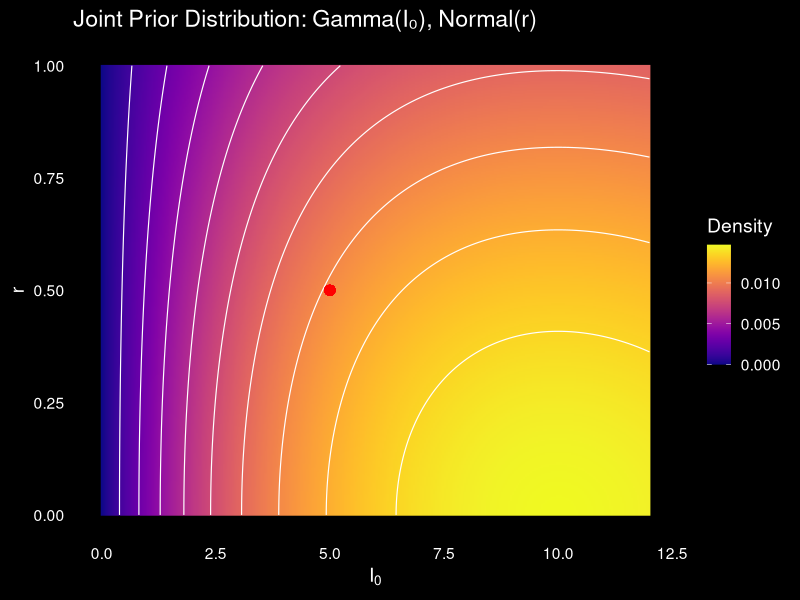

Write R code to recreate this figure.
library(ggplot2)
library(viridis)

# Define parameter ranges
I0_vals <- seq(0, 12, length.out = 300)    # Initial infections (I0)
r_vals  <- seq(0, 1, length.out = 300)     # Growth rate (r)

# Build grid
grid <- expand.grid(I0 = I0_vals, r = r_vals)

# Define priors
alpha <- 2       # shape for I0
beta <- 0.1        # rate for I0 (mean = alpha / beta = 3)

mu_r <- 0      # mean of r
sigma_r <- 1   # sd of r

# Compute densities
grid$gamma_density <- dgamma(grid$I0, shape = alpha, rate = beta)
grid$normal_density <- dnorm(grid$r, mean = mu_r, sd = sigma_r)

# Joint density (assumed independent)
grid$joint_density <- grid$gamma_density * grid$normal_density

# Plot
ggplot(grid, aes(x = I0, y = r, z = joint_density)) +
	geom_raster(aes(fill = joint_density), interpolate = TRUE) +
	geom_contour(color = "white", bins = 10, size = 0.4) +
	scale_fill_viridis(option = "plasma", name = "Density") +
	geom_point(aes(x = 5, y = 0.5), color = "red", size = 3) +
	labs(
		x = expression(I[0]),
		y = "r",
		title = "Joint Prior Distribution: Gamma(I₀), Normal(r)"
	) +
	theme_minimal(base_size = 14) +
	theme(
		panel.background = element_rect(fill = "black"),
		plot.background = element_rect(fill = "black"),
		panel.grid = element_blank(),
		axis.text = element_text(color = "white"),
		axis.title = element_text(color = "white"),
		plot.title = element_text(color = "white"),
		legend.text = element_text(color = "white"),
		legend.title = element_text(color = "white"),
		legend.background = element_rect(fill = "black")
	)


